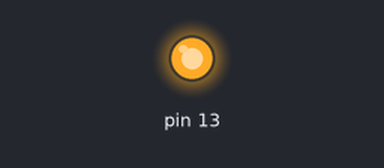
A sketch run on a simulated Arduino Uno, built with avr-gcc and run on an emulated ATmega328P. Parts: output pins drawn as LEDs (lit = HIGH).

Above: at 1.0 s.
At 3.0 s:
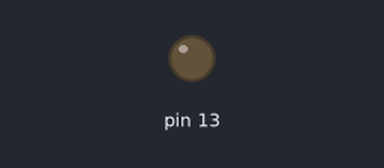
Timing chart, 0 to 5.2 s (numbered marks = the images above):
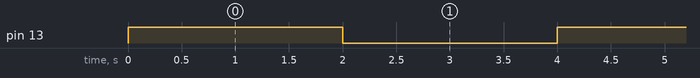

Measured:
- by itself, pin 13: alternates HIGH for 2.0 s and LOW for 2.0 s

The sketch:

low_001.ino
```cpp
#include "LowPower.h"

void setup()
{
  pinMode(13,OUTPUT);
}

void loop()
{
  digitalWrite(13,HIGH);
  delay(2000);
  digitalWrite(13,LOW);
  LowPower.powerDown(SLEEP_2S, ADC_OFF, BOD_OFF);
}
```
